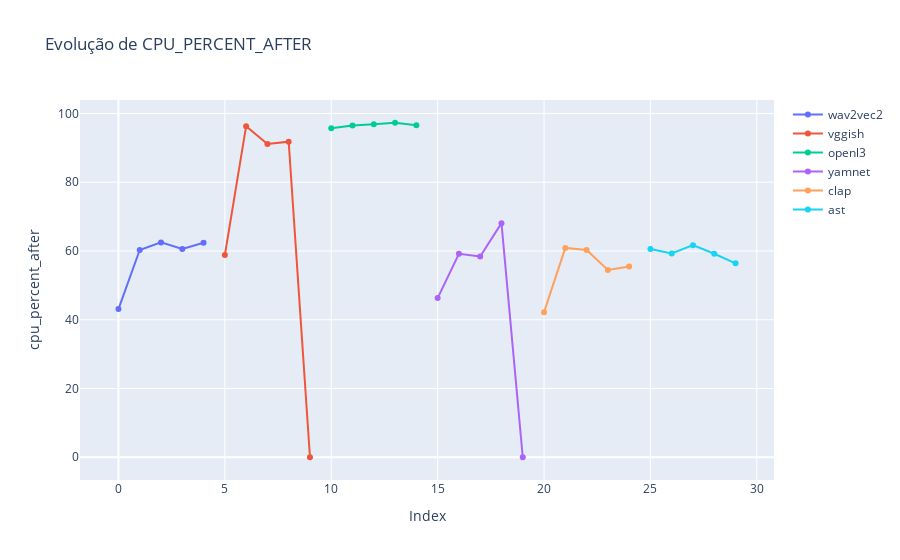
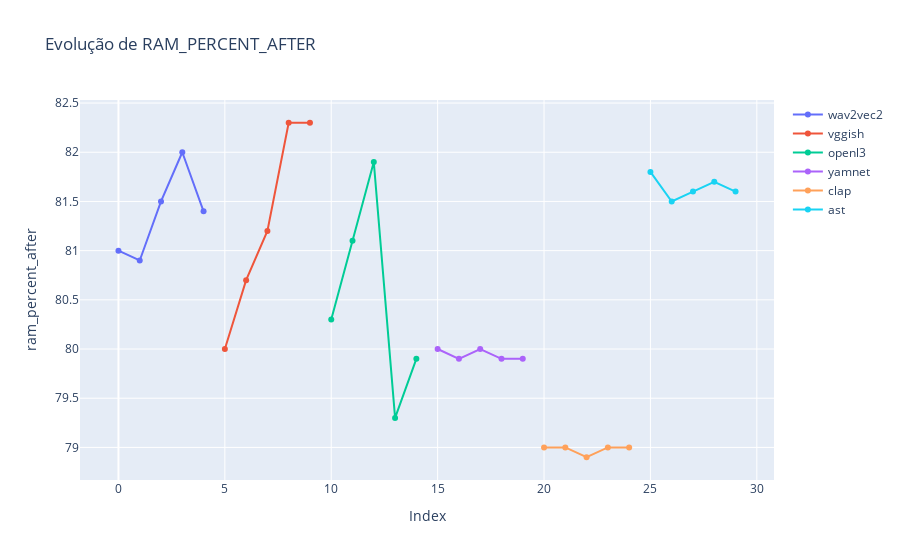

Source (notebook cell) for these figures, in order:
### Markdown cell above
### 7º EXPLICAR EVOLUÇÃO DOS RECURSOS

### Code cell
# 📈 Evolução dos recursos (CPU, RAM)
recursos = ['cpu_percent_after', 'ram_percent_after']
for recurso in recursos:
    fig = go.Figure()
    for modelo in df['modelo'].unique():
        subset = df[df['modelo'] == modelo]
        fig.add_trace(go.Scatter(x=subset.index, y=subset[recurso], mode='lines+markers', name=modelo))
    fig.update_layout(title=f'Evolução de {recurso.upper()}', xaxis_title='Index', yaxis_title=recurso)
    fig.show()

### Figure 1 — Plotly figure (JSON) as saved in the notebook; plotly's stock layout.template omitted (floating-point values rounded to 4 significant figures)
{"data": [{"mode": "lines+markers", "name": "wav2vec2", "type": "scatter", "x": [0, 1, 2, 3, 4], "y": [43.1, 60.3, 62.5, 60.6, 62.4]}, {"mode": "lines+markers", "name": "vggish", "type": "scatter", "x": [5, 6, 7, 8, 9], "y": [58.8, 96.3, 91.1, 91.8, 0.0]}, {"mode": "lines+markers", "name": "openl3", "type": "scatter", "x": [10, 11, 12, 13, 14], "y": [95.7, 96.5, 96.9, 97.3, 96.6]}, {"mode": "lines+markers", "name": "yamnet", "type": "scatter", "x": [15, 16, 17, 18, 19], "y": [46.3, 59.2, 58.4, 68.1, 0.0]}, {"mode": "lines+markers", "name": "clap", "type": "scatter", "x": [20, 21, 22, 23, 24], "y": [42.2, 60.9, 60.3, 54.5, 55.5]}, {"mode": "lines+markers", "name": "ast", "type": "scatter", "x": [25, 26, 27, 28, 29], "y": [60.6, 59.3, 61.7, 59.2, 56.4]}], "layout": {"title": {"text": "Evolução de CPU_PERCENT_AFTER"}, "xaxis": {"title": {"text": "Index"}}, "yaxis": {"title": {"text": "cpu_percent_after"}}}}

### Figure 2 — Plotly figure (JSON) as saved in the notebook; plotly's stock layout.template omitted (floating-point values rounded to 4 significant figures)
{"data": [{"mode": "lines+markers", "name": "wav2vec2", "type": "scatter", "x": [0, 1, 2, 3, 4], "y": [81.0, 80.9, 81.5, 82.0, 81.4]}, {"mode": "lines+markers", "name": "vggish", "type": "scatter", "x": [5, 6, 7, 8, 9], "y": [80.0, 80.7, 81.2, 82.3, 82.3]}, {"mode": "lines+markers", "name": "openl3", "type": "scatter", "x": [10, 11, 12, 13, 14], "y": [80.3, 81.1, 81.9, 79.3, 79.9]}, {"mode": "lines+markers", "name": "yamnet", "type": "scatter", "x": [15, 16, 17, 18, 19], "y": [80.0, 79.9, 80.0, 79.9, 79.9]}, {"mode": "lines+markers", "name": "clap", "type": "scatter", "x": [20, 21, 22, 23, 24], "y": [79.0, 79.0, 78.9, 79.0, 79.0]}, {"mode": "lines+markers", "name": "ast", "type": "scatter", "x": [25, 26, 27, 28, 29], "y": [81.8, 81.5, 81.6, 81.7, 81.6]}], "layout": {"title": {"text": "Evolução de RAM_PERCENT_AFTER"}, "xaxis": {"title": {"text": "Index"}}, "yaxis": {"title": {"text": "ram_percent_after"}}}}
